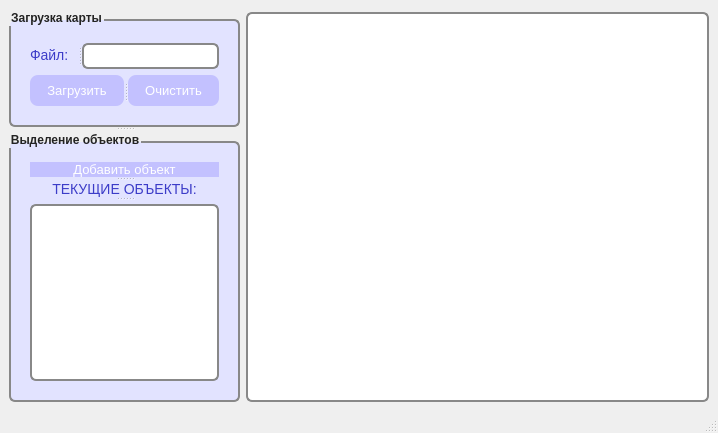
<?xml version="1.0" encoding="UTF-8"?>
<ui version="4.0">
 <class>GridWorkerWindow</class>
 <widget class="QMainWindow" name="GridWorkerWindow">
  <property name="geometry">
   <rect>
    <x>0</x>
    <y>0</y>
    <width>718</width>
    <height>433</height>
   </rect>
  </property>
  <property name="windowTitle">
   <string>Grid Worker</string>
  </property>
  <property name="styleSheet">
   <string notr="true"/>
  </property>
  <widget class="QWidget" name="centralwidget">
   <layout class="QHBoxLayout" name="horizontalLayout_2">
    <item>
     <layout class="QHBoxLayout" name="horizontalLayout" stretch="1,2">
      <item>
       <widget class="QSplitter" name="splitter_3">
        <property name="orientation">
         <enum>Qt::Vertical</enum>
        </property>
        <widget class="QGroupBox" name="groupBox_load">
         <property name="font">
          <font>
           <weight>75</weight>
           <bold>true</bold>
          </font>
         </property>
         <property name="styleSheet">
          <string notr="true">QPushButton {
    background-color: rgb(195, 193, 255);
    color: white;
    border-radius: 8px;
	padding: 8px;
}
QGroupBox {
    background-color: rgb(226, 227, 255);
    font-weight: bold;
    color: rgb(35, 35, 35);
	border: 2px solid #888888;
    border-radius: 6px;
    margin-top: 10px;
    padding: 10px;
}
QLabel {
    color: rgb(60, 60, 200);
    font-size: 14px;
}</string>
         </property>
         <property name="title">
          <string>Загрузка карты</string>
         </property>
         <property name="flat">
          <bool>false</bool>
         </property>
         <property name="checkable">
          <bool>false</bool>
         </property>
         <layout class="QVBoxLayout" name="verticalLayout">
          <item>
           <widget class="QSplitter" name="splitter_2">
            <property name="styleSheet">
             <string notr="true">background-color: rgb(226, 227, 255);</string>
            </property>
            <property name="orientation">
             <enum>Qt::Horizontal</enum>
            </property>
            <widget class="QLabel" name="label">
             <property name="font">
              <font>
               <pointsize>-1</pointsize>
              </font>
             </property>
             <property name="text">
              <string>Файл:</string>
             </property>
            </widget>
            <widget class="QLineEdit" name="lineEdit_filePath">
             <property name="styleSheet">
              <string notr="true">background-color: rgb(255, 255, 255);
border: 2px solid #888888;
border-radius: 6px;
margin-top: 3 px;
padding: 3 px;</string>
             </property>
            </widget>
           </widget>
          </item>
          <item>
           <widget class="QSplitter" name="splitter">
            <property name="orientation">
             <enum>Qt::Horizontal</enum>
            </property>
            <widget class="QPushButton" name="pushButton_load">
             <property name="font">
              <font>
               <pointsize>10</pointsize>
               <weight>50</weight>
               <bold>false</bold>
              </font>
             </property>
             <property name="styleSheet">
              <string notr="true"/>
             </property>
             <property name="text">
              <string>Загрузить</string>
             </property>
            </widget>
            <widget class="QPushButton" name="pushButton_clear">
             <property name="font">
              <font>
               <pointsize>10</pointsize>
               <weight>50</weight>
               <bold>false</bold>
              </font>
             </property>
             <property name="text">
              <string>Очистить</string>
             </property>
            </widget>
           </widget>
          </item>
         </layout>
        </widget>
        <widget class="QGroupBox" name="groupBox_select">
         <property name="font">
          <font>
           <weight>75</weight>
           <bold>true</bold>
          </font>
         </property>
         <property name="styleSheet">
          <string notr="true">QPushButton {
    background-color: rgb(195, 193, 255);
    color: white;
    border-radius: 8px;
}
QGroupBox {
    background-color: rgb(226, 227, 255);
    font-weight: bold;
    color: rgb(35, 35, 35);
	border: 2px solid #888888;
    border-radius: 6px;
    margin-top: 10px;
    padding: 10px;
}
QLabel {
    color: rgb(60, 60, 200);
    font-size: 14px;
}
</string>
         </property>
         <property name="title">
          <string>Выделение объектов</string>
         </property>
         <layout class="QVBoxLayout" name="verticalLayout_2">
          <item>
           <widget class="QSplitter" name="splitter_5">
            <property name="orientation">
             <enum>Qt::Vertical</enum>
            </property>
            <widget class="QPushButton" name="pushButton_addObject">
             <property name="font">
              <font>
               <pointsize>10</pointsize>
              </font>
             </property>
             <property name="text">
              <string>Добавить объект</string>
             </property>
            </widget>
            <widget class="QLabel" name="label_2">
             <property name="font">
              <font>
               <pointsize>-1</pointsize>
              </font>
             </property>
             <property name="frameShape">
              <enum>QFrame::NoFrame</enum>
             </property>
             <property name="text">
              <string>&lt;html&gt;&lt;head/&gt;&lt;body&gt;&lt;p align=&quot;center&quot;&gt;  ТЕКУЩИЕ ОБЪЕКТЫ:&lt;/p&gt;&lt;/body&gt;&lt;/html&gt;</string>
             </property>
            </widget>
            <widget class="QListWidget" name="listWidget_objects">
             <property name="styleSheet">
              <string notr="true">background-color: rgb(255, 255, 255);
border: 2px solid #888888;
border-radius: 6px;
margin-top: 3 px;
padding: 3 px;</string>
             </property>
            </widget>
           </widget>
          </item>
         </layout>
         <zorder>splitter_5</zorder>
         <zorder>pushButton_addObject</zorder>
         <zorder>label_2</zorder>
         <zorder>listWidget_objects</zorder>
        </widget>
       </widget>
      </item>
      <item>
       <widget class="QGraphicsView" name="label_map">
        <property name="styleSheet">
         <string notr="true">background-color: rgb(255, 255, 255);
border: 2px solid #888888;
border-radius: 6px;
margin-top: 3 px;
</string>
        </property>
       </widget>
      </item>
     </layout>
    </item>
   </layout>
  </widget>
  <widget class="QStatusBar" name="statusbar"/>
 </widget>
 <resources/>
 <connections/>
</ui>
